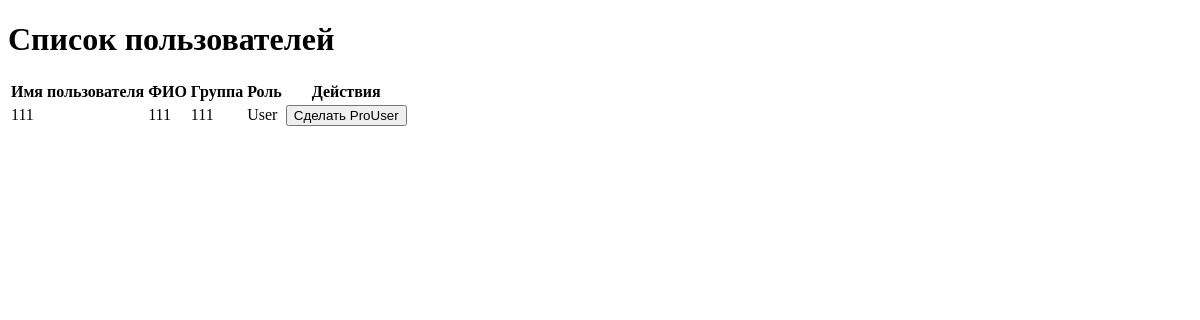
Page /users/users/ (signed in) on the earlier database version.
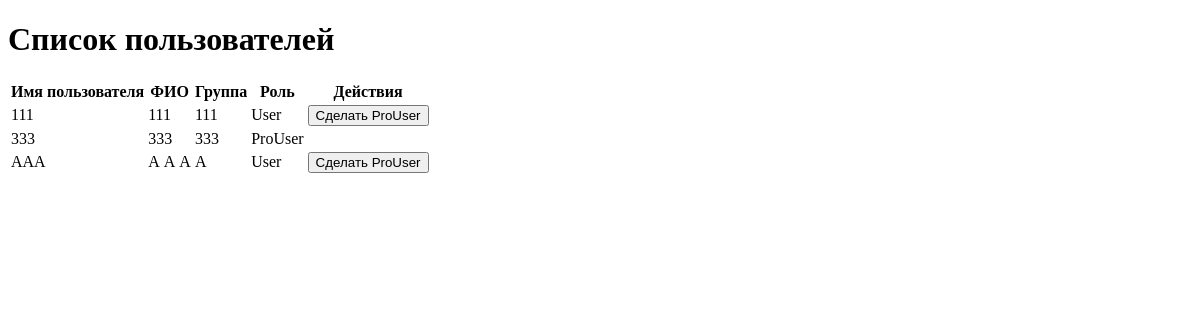
Same page on the later database version.
### users/models.py (models this page shows, shortened)
class User(AbstractUser):
    USER_ROLES = (
        ('user', 'User'),
        ('pro_user', 'ProUser'),
        ('super_user', 'SuperUser'),
    )
    Name_User = models.CharField(max_length=30, verbose_name="ФИО")
    VK_id = models.CharField(max_length=30, verbose_name='ВК ID')
    Number_of_events_attended = models.IntegerField(default=0, verbose_name="Количество посещенных мероприятий")
    Number_of_group = models.CharField(max_length=30, verbose_name="Номер группы")
    Avatar = models.ImageField(upload_to='avatars/', blank=True, null=True)
    role = models.CharField(max_length=10, choices=USER_ROLES, default='user', verbose_name="Роль пользователя")
    def is_super_user(self):
        return self.role == 'super_user'

### users/views.py (the view)
# urls.py: path('users/', views.user_list, name='user_list'),
@login_required
def user_list(request):
    if not request.user.is_super_user():
        raise PermissionDenied("Только SuperUser может просматривать список пользователей")
    users = User.objects.exclude(role='super_user').order_by('username')
    return render(request, 'users/user_list.html', {'users': users})

### users/templates/users/user_list.html (shortened to what this page needs)
{% extends "users/layout.html" %}
{% block content %}
<div class="container">
    <h1>Список пользователей</h1>
    <table class="table">
        <thead>
            <tr>
                <th>Имя пользователя</th>
                <th>ФИО</th>
                <th>Группа</th>
                <th>Роль</th>
                <th>Действия</th>
            </tr>
        </thead>
        <tbody>
            {% for user in users %}
            <tr>
                <td>{{ user.username }}</td>
                <td>{{ user.Name_User }}</td>
                <td>{{ user.Number_of_group }}</td>
                <td>{{ user.get_role_display }}</td>
                <td>
                    {% if user.role == 'user' %}
                        <form method="post" action="{% url 'users:make_pro_user' user.id %}">
                            <button type="submit" class="btn btn-primary">Сделать ProUser</button>
                        </form>
                    {% endif %}
                </td>
            </tr>
            {% endfor %}
        </tbody>
    </table>
</div>
{% endblock %}

### users/templates/users/layout.html (shortened to what this page needs)
<!DOCTYPE html>
<html lang="en">
<head>
</head>
<body>
{% block content %}
{% endblock %}
</body>
</html>

Differences in the rows shown:
added User: username "333", Name_User "333", Number_of_group "333", role "ProUser"
added User: username "AAA", Name_User "А А А", Number_of_group "А", role "User", shows "Сделать ProUser"
